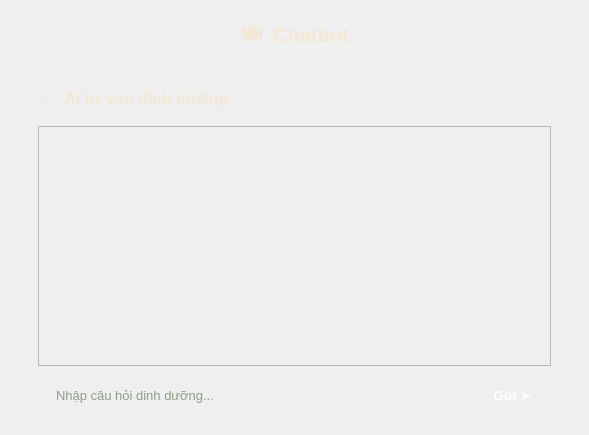
<?xml version="1.0" encoding="UTF-8"?>
<ui version="4.0">
 <class>MainWindow</class>
 <widget class="QMainWindow" name="MainWindow">
  <property name="geometry">
   <rect>
    <x>0</x>
    <y>0</y>
    <width>589</width>
    <height>435</height>
   </rect>
  </property>
  <property name="windowTitle">
   <string>Chatbot</string>
  </property>

  <widget class="QWidget" name="centralwidget">
   <!-- Ảnh nền thực phẩm -->
   <property name="styleSheet">
    <string notr="true">#centralwidget { border-image: url(:/Background.png); }</string>
   </property>

   <!-- ══════════════════════════════════════════
        TIÊU ĐỀ "Chatbot" — giữa đầu trang
        ══════════════════════════════════════════ -->
   <widget class="QLabel" name="tieudetrang11">
    <property name="geometry">
     <rect>
      <x>194</x>
      <y>8</y>
      <width>201</width>
      <height>58</height>
     </rect>
    </property>
    <property name="styleSheet">
     <string notr="true">
      border-image: url(:/tieudetrang11.png);
      color: rgb(244, 232, 212);
      font-size: 15pt;
      font-weight: bold;
      qproperty-alignment: AlignCenter;
     </string>
    </property>
    <property name="text">
     <string>🍽  Chatbot</string>
    </property>
    <property name="alignment">
     <set>Qt::AlignCenter</set>
    </property>
   </widget>

   <!-- ══════════════════════════════════════════
        NÚT QUAY LẠI — góc trên phải
        ══════════════════════════════════════════ -->
   <widget class="QPushButton" name="btnBack">
    <property name="geometry">
     <rect>
      <x>516</x>
      <y>8</y>
      <width>58</width>
      <height>58</height>
     </rect>
    </property>
    <property name="styleSheet">
     <string notr="true">
      border-image: url(:/button1trang11.png);
      background: transparent;
      border: none;
     </string>
    </property>
    <property name="text">
     <string/>
    </property>
    <property name="cursor">
     <cursorShape>PointingHandCursor</cursorShape>
    </property>
   </widget>

   <!-- ══════════════════════════════════════════
        KHUNG CHAT CHÍNH (nền vàng nhạt line7)
        ══════════════════════════════════════════ -->
   <widget class="QFrame" name="chatFrame">
    <property name="geometry">
     <rect>
      <x>30</x>
      <y>76</y>
      <width>529</width>
      <height>348</height>
     </rect>
    </property>
    <property name="styleSheet">
     <string notr="true">
      #chatFrame {
        border-image: url(:/line7trang11.png);
        border-radius: 16px;
      }
     </string>
    </property>
    <property name="frameShape">
     <enum>QFrame::Shape::NoFrame</enum>
    </property>

    <!-- ── Thanh tiêu đề AI bên trong khung ── -->
    <widget class="QLabel" name="labelAITitle">
     <property name="geometry">
      <rect>
       <x>0</x>
       <y>0</y>
       <width>529</width>
       <height>44</height>
      </rect>
     </property>
     <property name="styleSheet">
      <string notr="true">
       border-image: url(:/line1trang11.png);
       color: rgb(244, 232, 212);
       font-size: 12pt;
       font-weight: bold;
       padding-left: 10px;
      </string>
     </property>
     <property name="text">
      <string>🤖  AI tư vấn dinh dưỡng</string>
     </property>
     <property name="alignment">
      <set>Qt::AlignVCenter|Qt::AlignLeft</set>
     </property>
    </widget>

    <!-- ── SCROLL AREA — vùng hiển thị tin nhắn ── -->
    <widget class="QScrollArea" name="scrollArea">
     <property name="geometry">
      <rect>
       <x>8</x>
       <y>50</y>
       <width>513</width>
       <height>240</height>
      </rect>
     </property>
     <property name="styleSheet">
      <string notr="true">
       QScrollArea {
         background: transparent;
         border: none;
       }
       QScrollArea > QWidget > QWidget {
         background: transparent;
       }
       QScrollBar:vertical {
         background: transparent;
         width: 6px;
         border-radius: 3px;
       }
       QScrollBar::handle:vertical {
         background: rgba(100,140,80,180);
         border-radius: 3px;
         min-height: 20px;
       }
       QScrollBar::add-line:vertical,
       QScrollBar::sub-line:vertical { height: 0px; }
      </string>
     </property>
     <property name="widgetResizable">
      <bool>true</bool>
     </property>
     <property name="horizontalScrollBarPolicy">
      <enum>Qt::ScrollBarPolicy::ScrollBarAlwaysOff</enum>
     </property>
     <widget class="QWidget" name="scrollContents">
      <property name="styleSheet">
       <string notr="true">background: transparent;</string>
      </property>
      <layout class="QVBoxLayout" name="messagesLayout">
       <property name="spacing">
        <number>6</number>
       </property>
       <property name="leftMargin"><number>8</number></property>
       <property name="topMargin"><number>8</number></property>
       <property name="rightMargin"><number>8</number></property>
       <property name="bottomMargin"><number>8</number></property>
       <!-- Tin nhắn sẽ được thêm động từ Python -->
       <item>
        <spacer>
         <property name="orientation">
          <enum>Qt::Orientation::Vertical</enum>
         </property>
         <property name="sizeHint" stdset="0">
          <size><width>20</width><height>200</height></size>
         </property>
        </spacer>
       </item>
      </layout>
     </widget>
    </widget>

    <!-- ── THANH NHẬP LIỆU (nền line5 xanh lá) ── -->
    <widget class="QLineEdit" name="inputField">
     <property name="geometry">
      <rect>
       <x>8</x>
       <y>298</y>
       <width>430</width>
       <height>42</height>
      </rect>
     </property>
     <property name="styleSheet">
      <string notr="true">
       QLineEdit {
         border-image: url(:/line5trang11.png);
         background: transparent;
         color: #2d4a1e;
         font-size: 10pt;
         padding-left: 16px;
         padding-right: 16px;
         border-radius: 20px;
       }
       QLineEdit:focus {
         border-image: url(:/line5trang11.png);
       }
      </string>
     </property>
     <property name="placeholderText">
      <string>Nhập câu hỏi dinh dưỡng...</string>
     </property>
    </widget>

    <!-- ── NÚT GỬI ── -->
    <widget class="QPushButton" name="btnSend">
     <property name="geometry">
      <rect>
       <x>444</x>
       <y>298</y>
       <width>77</width>
       <height>42</height>
      </rect>
     </property>
     <property name="styleSheet">
      <string notr="true">
       QPushButton {
         border-image: url(:/line3trang11.png);
         background: transparent;
         color: white;
         font-size: 10pt;
         font-weight: bold;
         border-radius: 20px;
         border: none;
       }
       QPushButton:hover {
         background-color: rgba(80,120,60,80);
         border-radius: 20px;
       }
       QPushButton:pressed {
         background-color: rgba(50,90,40,120);
       }
      </string>
     </property>
     <property name="text">
      <string>Gửi ➤</string>
     </property>
     <property name="cursor">
      <cursorShape>PointingHandCursor</cursorShape>
     </property>
    </widget>

   </widget>
   <!-- ══ END chatFrame ══ -->

  </widget>
 </widget>

 <resources>
  <include location="trang11.qrc"/>
 </resources>
 <connections/>
</ui>
